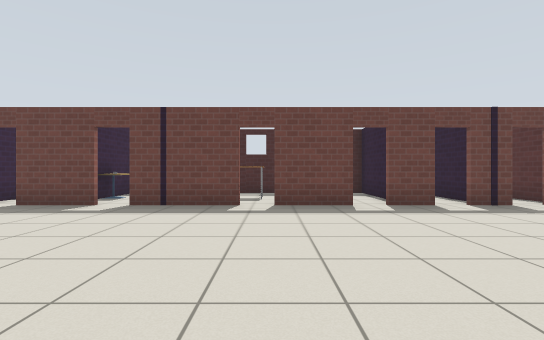
view 1 (above)

16 first-person views from a walk through a Gazebo world. The camera is 0.9 m above the floor, looks level and sees 85° across. The floor is counted in squares, 1 m on a side. Each view is taken from the middle of a square. On the plan, view 1 faces up. The plan holds only what a view shows up to about 11 squares ahead; the rest is blank. Robots are left out. Simple patterns stand in for the simulator's built-in surfaces.

view 2
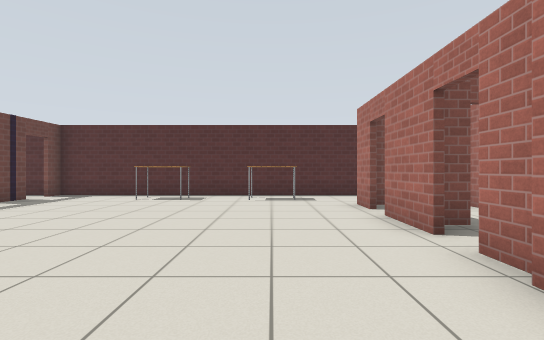

view 3
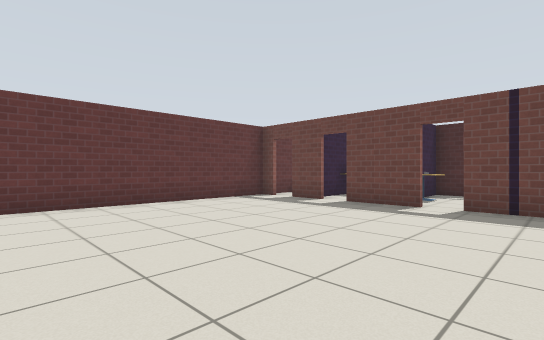

view 4
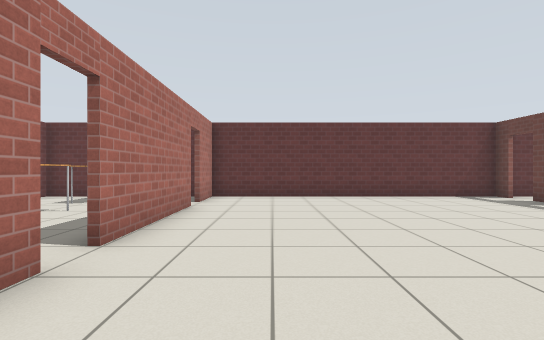

view 5
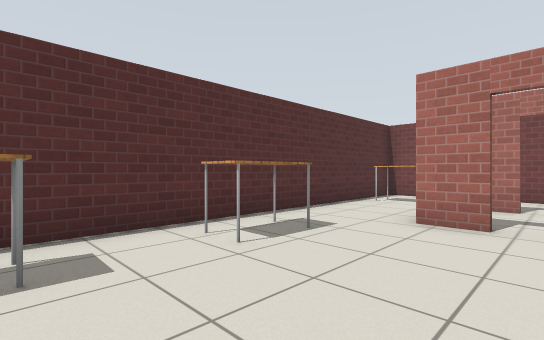

view 6
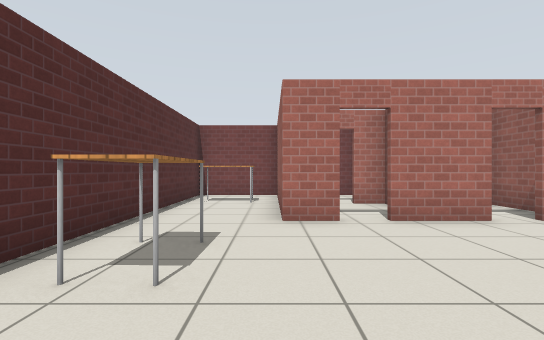

view 7
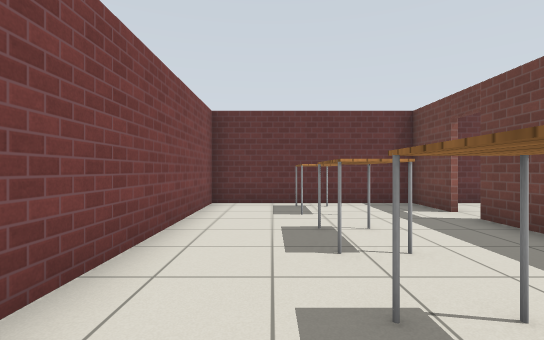

view 8
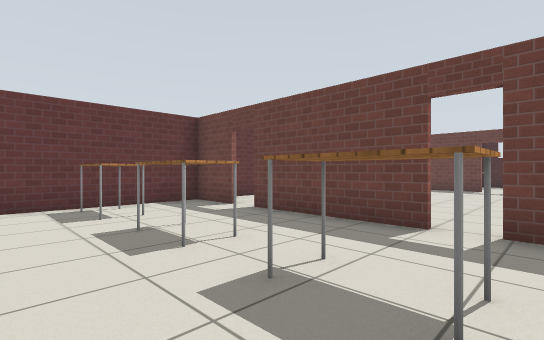

view 9
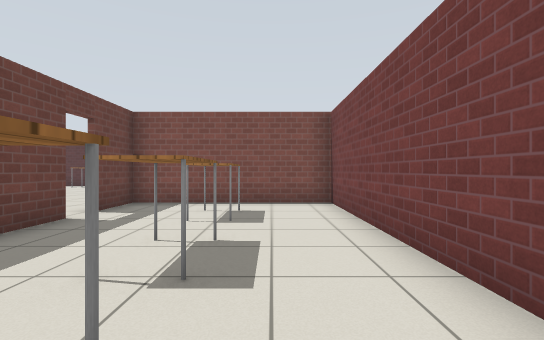

view 10
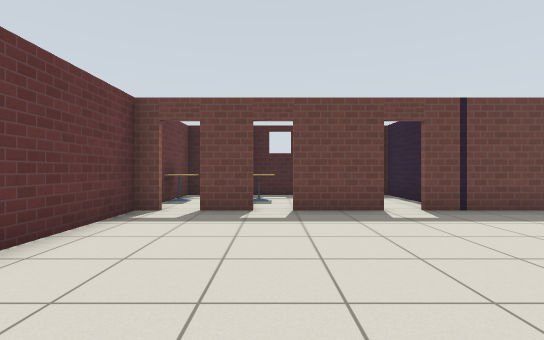

view 11
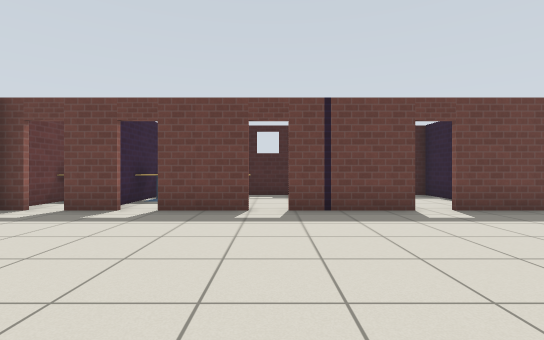

view 12
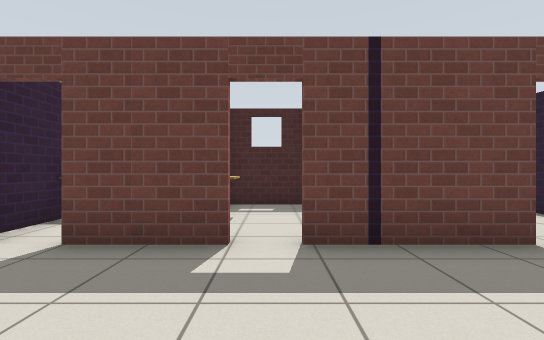

view 13
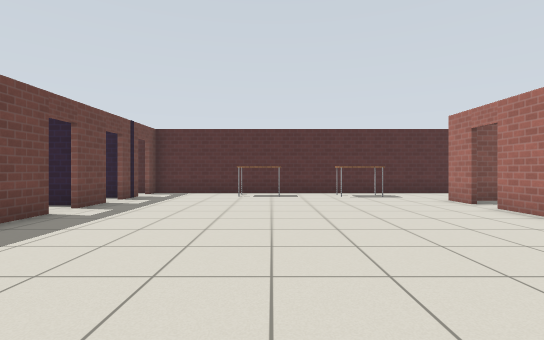

view 14
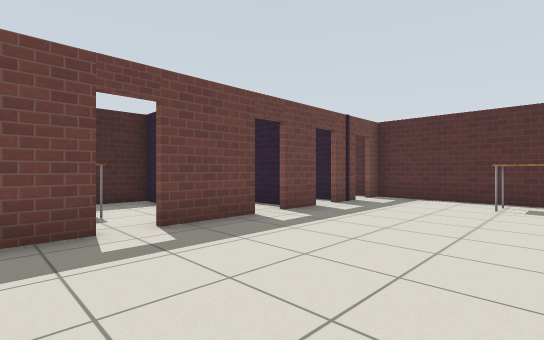

view 15
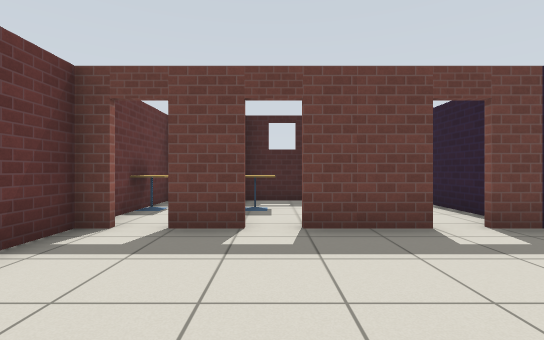

view 16
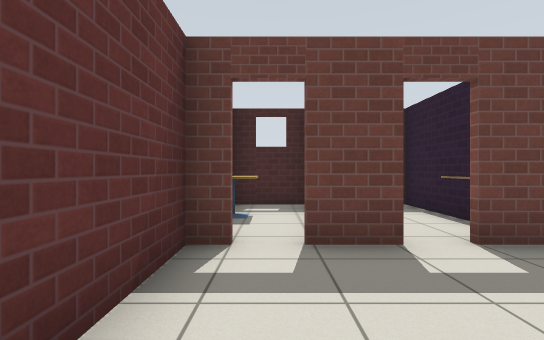

### Floor plan
Points are (right, up) in squares from view 1. A wall is a line through its corners. A room is listed if a view was taken in it or the views show most of it. See-through windows are left out.
Room 1 (views 1, 2, 3, 4, 5, 6, 10, 11, 12, 13, 14, 15, 16)
walls: (-0.7, 7.6) (-3.6, 7.6); (-0.5, -2.2) (0.2, -2.2); (-2.6, -2) (-0.6, -2); (2.1, 7.6) (0, 7.6); (1, -2.2) (3, -2.2); (-4.5, 7.6) (-6.6, 7.6); (3.7, -2.2) (4.8, -2.2) (4.8, -5.9); (4.3, 7.6) (2.9, 7.6); (-7.4, 7.6) (-8.6, 7.6); (-7.4, -2) (-3.5, -2); (6.3, 7.6) (5, 7.6); (-9.4, 7.6) (-10, 7.6) (-10, -2.1); (-10, -2) (-8.4, -2); (4.8, -7.6) (7.6, -7.6) (7.6, 7.6) (7, 7.6)
ways out: open door at (-8, -2) to room 2; open door at (-3, -2) to room 2; open door at (-7, 8) to room 3; open door at (-4, 8) to room 3; open door at (-9, 8); open door at (-0.5, 8); open door at (0.5, -2); open door at (3.5, -2); open door at (4.5, 8)
objects: table (6, -6) to (7, -5); table (6, -1) to (6, 1); table (6, 3) to (7, 4)
Room 2 (views 7, 8, 9)
walls: (-8.3, -2.2) (-10.1, -2.2); (-3.5, -2.2) (-7.5, -2.2); (-10, -2.1) (-10, -7.6) (-0.8, -7.6) (-0.8, -2.2) (-2.6, -2.2)
ways out: open door at (-8, -2) to room 1; open door at (-3, -2) to room 1
objects: table (-9, -5) to (-8, -5); table (-6, -5) to (-5, -5); table (-4, -5) to (-3, -5)
Room 3 (no view inside)
walls: (-5.5, 11.7) (-7.7, 11.7); (-2.8, 8.7) (-2.8, 11.7) (-5.4, 11.7) (-5.4, 10.6); (-7.9, 11.1) (-7.9, 8.1)
ways out: open door at (-7, 8) to room 1; open door at (-4, 8) to room 1
objects: cafe table (-7, 10); other object (-6, 10) to (-5, 10)

Where each view was taken, in squares from view 1:
view 1: 0 up, 0 right, facing up
view 2: 0 up, 3 left, facing right
view 3: 0 up, 2 left, facing up-left
view 4: 0 up, 0 right, facing left
view 5: 3 up, 3 right, facing down-right
view 6: 3 up, 5 right, facing down
view 7: 6 down, 2 left, facing left
view 8: 7 down, 2 left, facing up-left
view 9: 6 down, 9 left, facing right
view 10: 1 up, 7 left, facing up
view 11: 1 up, 4 left, facing up
view 12: 4 up, 4 left, facing up
view 13: 3 up, 4 left, facing right
view 14: 3 up, 2 left, facing up-right
view 15: 3 up, 7 left, facing up
view 16: 4 up, 9 left, facing up
